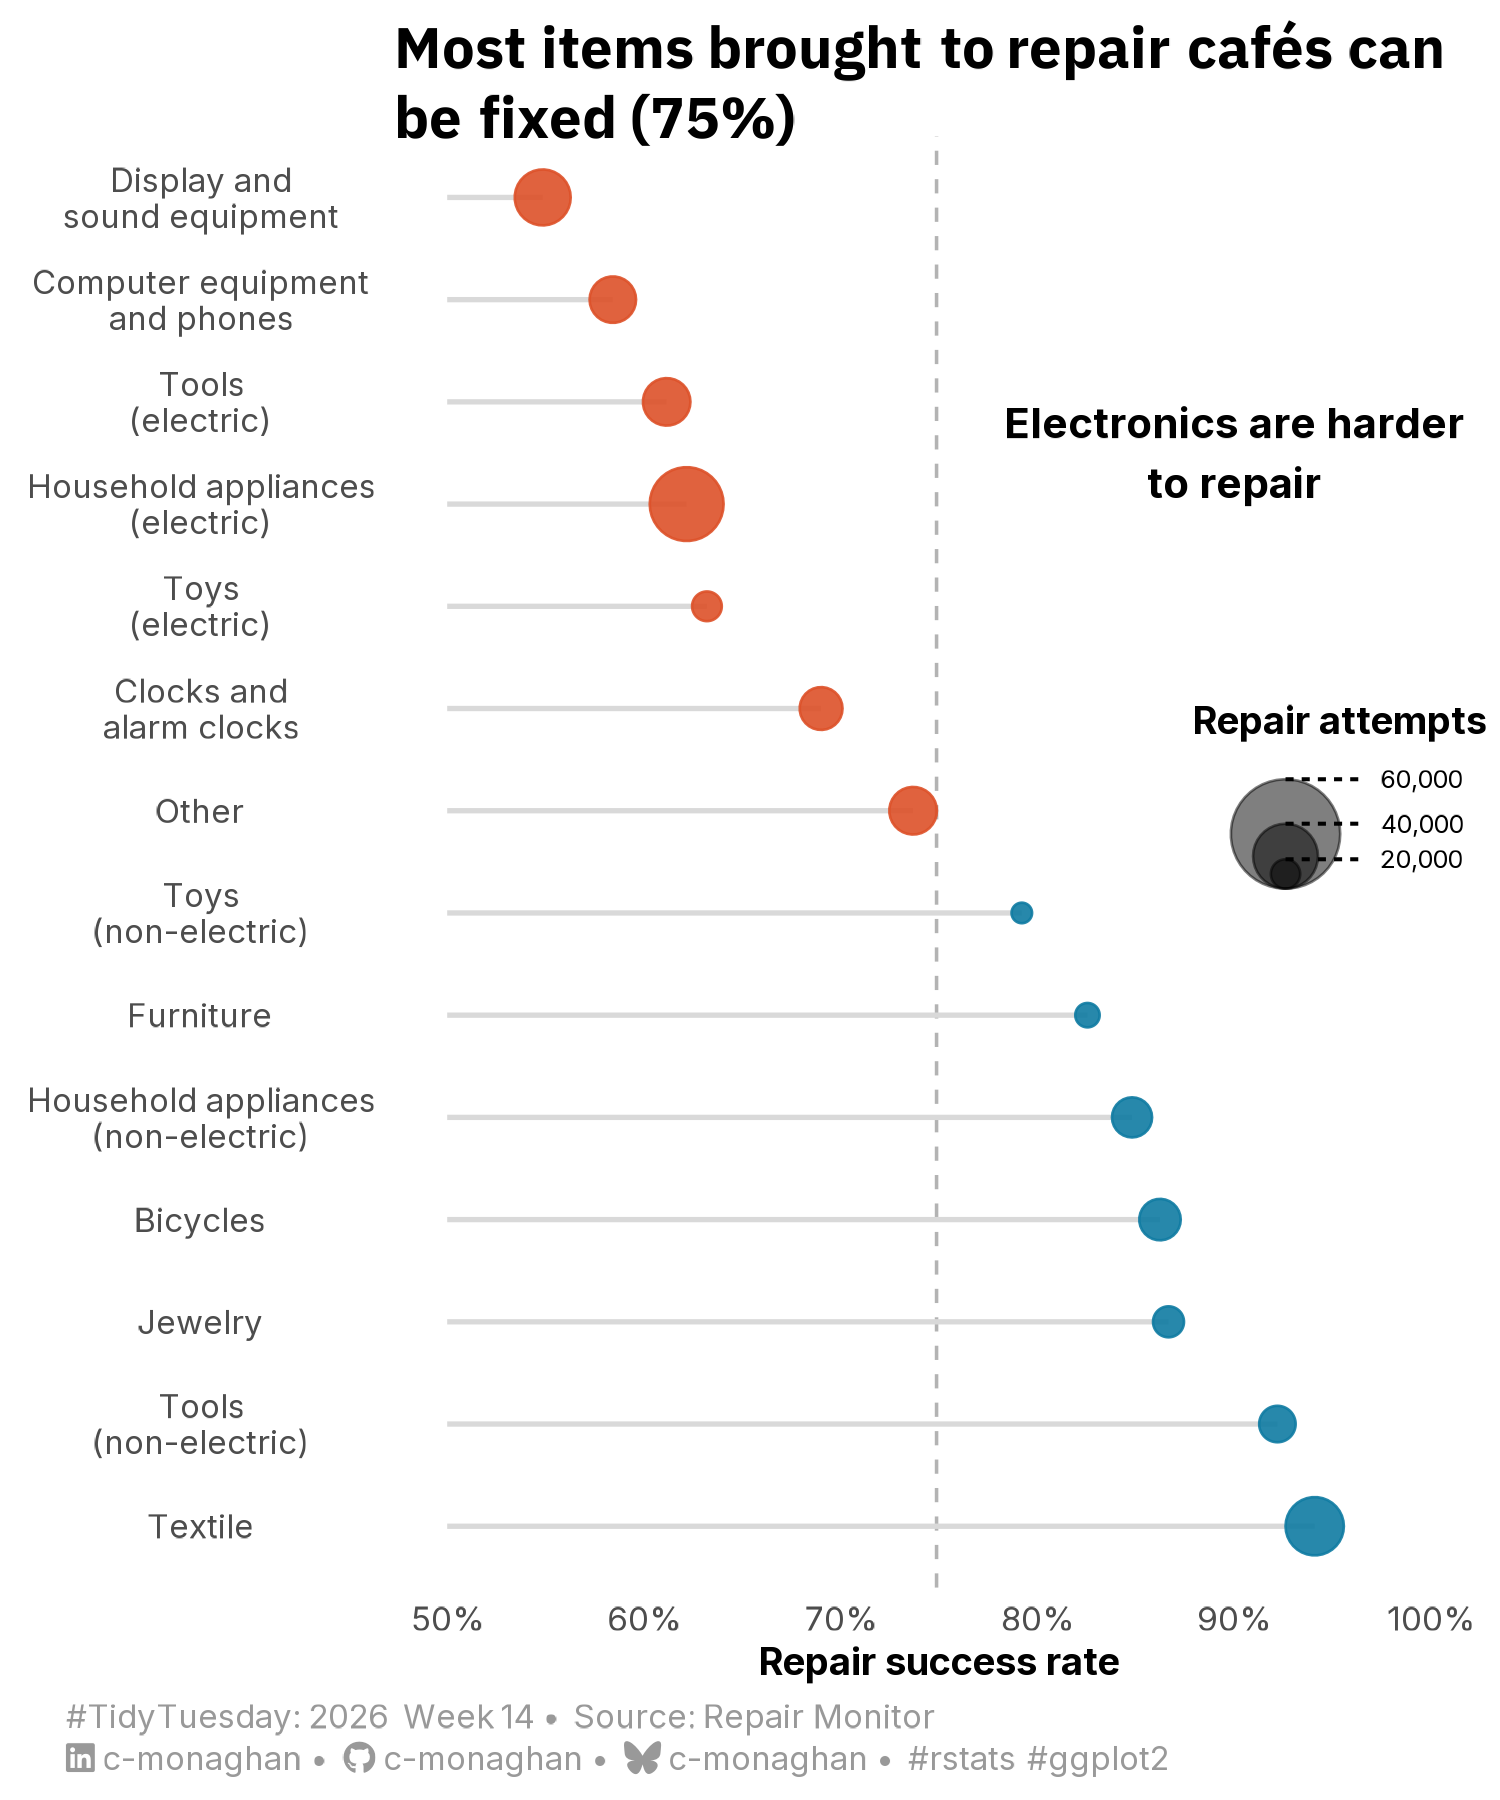

Here is the R script that generated this plot:
# Packages ---------------------------------------------------------------------
library(dplyr)
library(ggplot2)
library(showtext)

# Fonts ------------------------------------------------------------------------
font_add_google("Inter")
font_add_google("IBM Plex Sans")

title_font <- "IBM Plex Sans"
body_font <- "Inter"

showtext_auto(enable = TRUE)
showtext_opts(dpi = 300)

caption <- cmBrand::create_caption(
  social = cmBrand::social_brand(),
  tt_text = cmBrand::tt_text(
    year = 2026,
    week = 14,
    source = "Repair Monitor"
  )
)

# Theme ------------------------------------------------------------------------
theme_clean <- function() {
  theme_minimal(base_family = body_font, base_size = 10) +
    theme(
      plot.title = ggtext::element_textbox_simple(
        size = rel(1.4),
        face = "bold",
        family = title_font,
        margin = margin(t = 5, r = 0, b = 5, l = 0)
      ),
      plot.caption = ggtext::element_markdown(
        size = rel(0.8),
        hjust = 0,
        lineheight = 1.25,
        colour = "#999999",
        margin = margin(t = 5, r = 0, b = 0.5, l = -80, unit = "pt")
      )
    )
}

# Tidytuesday data -------------------------------------------------------------
tt_data <- tidytuesdayR::tt_load(x = 2026, week = 14)

repairs <- tt_data$repairs
repairs_text <- tt_data$repairs_text

# Data processing --------------------------------------------------------------
# How often was something repaired and how successful was it?
repair_success <- repairs |>
  filter(!is.na(category), !is.na(repaired)) |>
  mutate(
    success = case_when(
      repaired == "yes" ~ 1,
      repaired == "half" ~ 0.5,
      repaired == "no" ~ 0
    )
  ) |>
  group_by(category) |>
  summarise(
    attempts = n(),
    success_rate = mean(success, na.rm = TRUE),
    .groups = "drop"
  )

# I could probably do with this some fancy regex but I'm not that smart 😅
repair_success_final <- repair_success |>
  mutate(
    category = dplyr::case_when(
      stringr::str_detect(category, "non-electric") ~
        stringr::str_replace(category, "non-electric", "\n(non-electric)"),

      stringr::str_detect(category, "electric") ~
        stringr::str_replace(category, "electric", "\n(electric)"),

      stringr::str_detect(category, "alarm") ~
        stringr::str_replace(category, "/ alarm", "and \nalarm"),

      stringr::str_detect(category, "phones") ~
        stringr::str_replace(category, "/ phones", "\nand phones"),

      stringr::str_detect(category, "sound") ~
        stringr::str_replace(category, "sound", "\nsound"),

      TRUE ~ category
    )
  )

# Plotting ---------------------------------------------------------------------
title <- stringr::str_glue(
  "Most items brought to repair cafés can be fixed\n({scales::percent(mean(repair_success_final$success_rate), accuracy = 1)})"
)

repair_success_final |>
  mutate(
    highlight = case_when(
      success_rate >= mean(repair_success_final$success_rate) ~ "above average",
      success_rate < mean(repair_success_final$success_rate) ~ "below average",
    )
  ) |>
  mutate(
    category = forcats::fct_reorder(category, success_rate),
    category = forcats::fct_rev(category)
  ) |>
  ggplot(aes(x = success_rate, y = category)) +
  geom_vline(
    xintercept = mean(repair_success_final$success_rate),
    colour = "grey70",
    linewidth = 0.4,
    linetype = "dashed"
  ) +
  geom_segment(
    aes(x = 0.5, xend = success_rate, yend = category),
    colour = "grey85",
    linewidth = 0.6
  ) +
  geom_point(
    aes(colour = highlight, size = attempts),
    alpha = 0.9
  ) +
  annotate(
    geom = "text",
    x = 0.9,
    y = 11.5,
    label = "Electronics are harder \nto repair",
    fontface = "bold"
  ) +
  scale_x_continuous(
    breaks = seq(0.5, 1, by = 0.1),
    limits = c(0.5, 1),
    labels = scales::percent_format()
  ) +
  scale_size_continuous(
    trans = "sqrt",
    range = c(2, 8),
    labels = scales::comma_format(),
    name = "Repair attempts",
    guide = legendry::guide_circles(
      text_position = "right",
      override.aes = list(
        size = c(3, 7, 12),
        fill = "grey50",
        alpha = 0.5
      )
    )
  ) +
  MetBrewer::scale_colour_met_d(name = "Egypt", direction = -1) +
  labs(
    title = title,
    x = "Repair success rate",
    y = NULL,
    caption = caption
  ) +
  guides(colour = "none") +
  theme_clean() +
  theme(
    plot.margin = margin(t = 10, r = 5, b = 5, l = 5, unit = "pt"),
    panel.grid = element_blank(),
    axis.text.y = element_text(hjust = 0.5),
    axis.title.x = element_text(size = rel(0.9), face = "bold"),
    legendry.legend.key.margin = margin(t = 5, r = 5, b = 0, l = 0, "pt"),
    legend.ticks = element_line(colour = "black", linetype = "22"),
    legend.position = "inside",
    legend.position.inside = c(0.88, 0.55),
    legend.text = element_text(size = rel(0.6)),
    legend.title = element_text(
      hjust = 0.5,
      face = "bold",
      size = rel(0.9),
      margin = margin(t = 3, r = 5, b = 5, l = 0)
    )
  ) +
  ggview::canvas(width = 5, height = 6) -> fig

# Exporting --------------------------------------------------------------------
ggview::save_ggplot(fig, here::here("2026/2026-04-07/20260407.png"))
